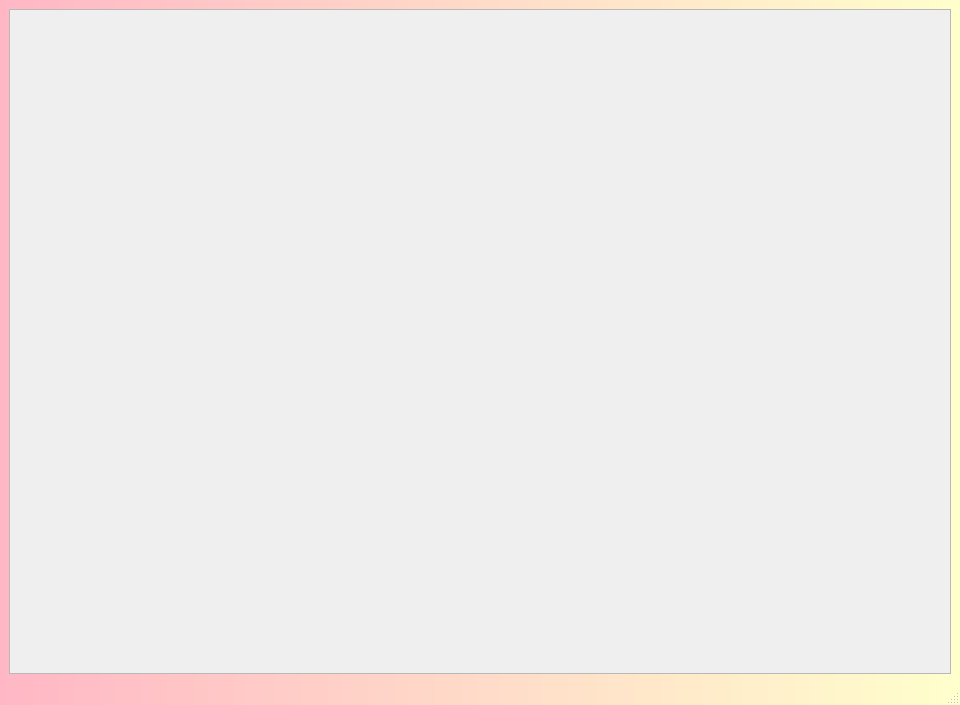
<?xml version="1.0" encoding="UTF-8"?>
<ui version="4.0">
 <class>menu_book</class>
 <widget class="QMainWindow" name="menu_book">
  <property name="geometry">
   <rect>
    <x>0</x>
    <y>0</y>
    <width>960</width>
    <height>705</height>
   </rect>
  </property>
  <property name="windowTitle">
   <string>MainWindow</string>
  </property>
  <property name="styleSheet">
   <string notr="true">QMainWindow {
    background: qlineargradient(spread:pad, x1:0, y1:0, x2:1, y2:0, stop:0 rgba(255, 183, 197, 255), stop:1 rgba(255, 255, 204, 255));
    border-radius: 15px;
}</string>
  </property>
  <widget class="QWidget" name="centralwidget">
   <layout class="QVBoxLayout" name="verticalLayout">
    <item>
     <widget class="QScrollArea" name="scrollArea">
      <property name="styleSheet">
       <string notr="true">QScrollArea {
    background: qlineargradient(spread:pad, x1:0, y1:0, x2:1, y2:0, stop:0 rgba(255, 153, 173, 255), stop:1 rgba(255, 245, 204, 255));
    border-radius: 15px;
}

QScrollArea &gt; QWidget &gt; QWidget {
    background: transparent;
}</string>
      </property>
      <property name="widgetResizable">
       <bool>true</bool>
      </property>
      <widget class="QWidget" name="scrollAreaWidgetContents">
       <property name="geometry">
        <rect>
         <x>0</x>
         <y>0</y>
         <width>938</width>
         <height>632</height>
        </rect>
       </property>
       <property name="styleSheet">
        <string notr="true">QMainWindow {
    background: qlineargradient(spread:pad, x1:0, y1:0, x2:1, y2:0, stop:0 rgba(255, 183, 197, 255), stop:1 rgba(255, 255, 204, 255));
    border-radius: 15px;
}</string>
       </property>
       <layout class="QVBoxLayout" name="verticalLayout_3">
        <item>
         <layout class="QVBoxLayout" name="verticalLayout_2"/>
        </item>
       </layout>
      </widget>
     </widget>
    </item>
   </layout>
  </widget>
  <widget class="QMenuBar" name="menubar">
   <property name="geometry">
    <rect>
     <x>0</x>
     <y>0</y>
     <width>960</width>
     <height>26</height>
    </rect>
   </property>
  </widget>
  <widget class="QStatusBar" name="statusbar"/>
 </widget>
 <resources/>
 <connections/>
</ui>
